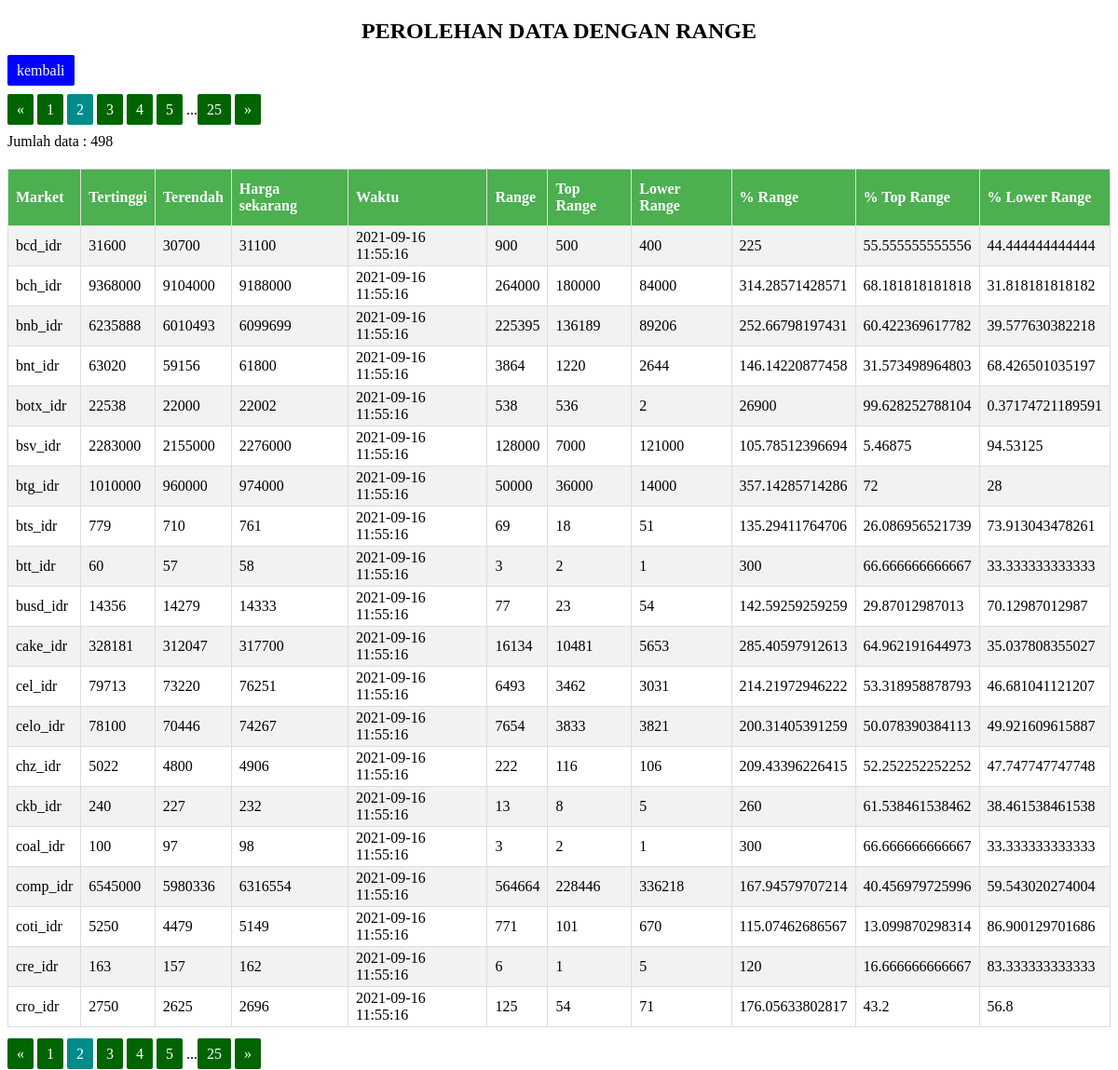
Screenshot of /perolehanData2.php?hal=2 with the database file from the repository.
### tables this page shows
CREATE TABLE `tbl_data` (
  `id` int(11) NOT NULL,
  `id_coin` int(11) NOT NULL,
  `high` double NOT NULL,
  `low` double NOT NULL,
  `vol_coin` double NOT NULL,
  `vol_pair` double NOT NULL,
  `last` double NOT NULL,
  `buy` double NOT NULL,
  `sell` double NOT NULL,
  `server_time` timestamp NOT NULL DEFAULT current_timestamp(),
  `nilai_range` double DEFAULT NULL,
  `top_range` double DEFAULT NULL,
  `lower_range` double DEFAULT NULL,
  `percent_range` double DEFAULT NULL,
  `percent_top_range` double DEFAULT NULL,
  `percent_lower_range` double DEFAULT NULL
);

### konek.php (called while the page is built, shortened)
<?php
$hostname = 'localhost';
$username = 'root';
$password = '';
$db       = 'koin';
$conn = mysqli_connect($hostname, $username, $password, $db);
function getAllData($tabel, $limit = false, $clean = false)
{
    global $conn;
    $query1 = "SELECT * FROM $tabel";
    $query2 = "";
    $query3 = "";
    if ($clean != false) {
        $query2 = " WHERE $clean IS NOT NULL";
    }
    if ($limit != false) {
        $query3 = " LIMIT $limit";
    }
    $query = $query1 . $query2 . $query3;
    $hasil = mysqli_query($conn, $query);
    $rows = [];
    while ($row = mysqli_fetch_assoc($hasil)) {
        $rows[] = $row;
    }
    return $rows;
}
function getNamaMarket($id_coin)
{
    global $conn;
    $query = "SELECT nama_market FROM tbl_market WHERE id = '$id_coin'";
    $hasil = mysqli_query($conn, $query);
    $row = mysqli_fetch_assoc($hasil);
    return $row;
}

### perolehanData2.php (the view, shortened to what this page needs)
<?php
require 'konek.php';
$jumlahDataHalaman  = 20;
$jumlahData         = count(getAllData('tbl_data', false, 'nilai_range'));
$jumlahHalaman      = ceil($jumlahData / $jumlahDataHalaman);
$halamanAktif       = (isset($_GET["hal"])) ? $_GET["hal"] : 1;
$dataAwal           = ($jumlahDataHalaman * $halamanAktif) - $jumlahDataHalaman;
$limit              = $dataAwal . ", " . $jumlahDataHalaman;
$coins = getAllData('tbl_data', $limit, 'nilai_range');
?>
<!DOCTYPE html>
<html>
<head>
    <link rel="stylesheet" href="styles.css">
</head>
<body>
    <h2 style="text-align: center;">PEROLEHAN DATA DENGAN RANGE</h2>
    <div style="margin-bottom: 1.5rem;">
        <a href="index.php" style="background: blue;">kembali</a><br>
    </div>
    <?php if ($halamanAktif > 1) : ?>
        <a href="?hal=<?= $halamanAktif - 1; ?>">&laquo;</a>
    <?php endif; ?>
    <?php for ($i = 1; $i <= $jumlahHalaman; $i++) : ?>
        <?php if ($i == $halamanAktif) : ?>
            <a href="?hal=<?= $i; ?>" style="background: darkcyan;"><?= $i; ?></a>
        <?php else : ?>
            <?php if (abs($i - $halamanAktif) <= 3) : ?>
                <a href="?hal=<?= $i; ?>"><?= $i; ?></a>
            <?php endif; ?>
        <?php endif; ?>
    <?php endfor; ?>
    <?php if ($halamanAktif < $jumlahHalaman) : ?>
        <?= ($halamanAktif < ($jumlahHalaman - 3)) ? '...<a href="?hal=' . $jumlahHalaman . '">' . $jumlahHalaman . '</a>' : ''; ?>
        <a href="?hal=<?= $halamanAktif + 1; ?>">&raquo;</a>
    <?php endif; ?>
    <p>Jumlah data : <?= $jumlahData; ?></p>
    <table class="coins">
        <tr>
            <th>Market</th>
            <th>Tertinggi</th>
            <th>Terendah</th>
            <th>Harga sekarang</th>
            <th>Waktu</th>
            <th>Range</th>
            <th>Top Range</th>
            <th>Lower Range</th>
            <th>% Range</th>
            <th>% Top Range</th>
            <th>% Lower Range</th>
        </tr>
        <?php foreach ($coins as $coin => $value) : ?>
            <tr>
                <td><?= implode("", getNamaMarket($value['id_coin'])); ?></td>
                <td><?= $value['high']; ?></td>
                <td><?= $value['low']; ?></td>
                <td><?= $value['last']; ?></td>
                <td><?= $value['server_time']; ?></td>
                <td><?= $value['nilai_range']; ?></td>
                <td><?= $value['top_range']; ?></td>
                <td><?= $value['lower_range']; ?></td>
                <td><?= $value['percent_range']; ?></td>
                <td><?= $value['percent_top_range']; ?></td>
                <td><?= $value['percent_lower_range']; ?></td>
            </tr>
        <?php endforeach; ?>
    </table>
    <?php if ($halamanAktif > 1) : ?>
        <a href="?hal=<?= $halamanAktif - 1; ?>">&laquo;</a>
    <?php endif; ?>
    <?php for ($i = 1; $i <= $jumlahHalaman; $i++) : ?>
        <?php if ($i == $halamanAktif) : ?>
            <a href="?hal=<?= $i; ?>" style="background: darkcyan;"><?= $i; ?></a>
        <?php else : ?>
            <?php if (abs($i - $halamanAktif) <= 3) : ?>
                <a href="?hal=<?= $i; ?>"><?= $i; ?></a>
            <?php endif; ?>
        <?php endif; ?>
    <?php endfor; ?>
    <?php if ($halamanAktif < $jumlahHalaman) : ?>
        <?= ($halamanAktif < ($jumlahHalaman - 3)) ? '...<a href="?hal=' . $jumlahHalaman . '">' . $jumlahHalaman . '</a>' : ''; ?>
        <a href="?hal=<?= $halamanAktif + 1; ?>">&raquo;</a>
    <?php endif; ?>
</body>
</html>

### styles.css (style rules this page uses)
table { margin: 20px auto; border-collapse: collapse; width: 100%; }
table td, table th { border: 1px solid #ddd; padding: 3px 8px; }
table tr:nth-child(even) { background-color: #f2f2f2; }
table th { padding-top: 12px; padding-bottom: 12px; text-align: left; background-color: #4CAF50; color: white; }
a { background: darkgreen; color: #fff; padding: 8px 10px; text-decoration: none; border-radius: 2px; }

### rows the page displays
tbl_data: id_coin "bcd_idr", high "31600", low "30700", last "31100", server_time "2021-09-16 11:55:16", nilai_range "900", top_range "500", lower_range "400", percent_range "225", percent_top_range "55.555555555556", percent_lower_range "44.444444444444"
tbl_data: id_coin "bch_idr", high "9368000", low "9104000", last "9188000", server_time "2021-09-16 11:55:16", nilai_range "264000", top_range "180000", lower_range "84000", percent_range "314.28571428571", percent_top_range "68.181818181818", percent_lower_range "31.818181818182"
tbl_data: id_coin "bnb_idr", high "6235888", low "6010493", last "6099699", server_time "2021-09-16 11:55:16", nilai_range "225395", top_range "136189", lower_range "89206", percent_range "252.66798197431", percent_top_range "60.422369617782", percent_lower_range "39.577630382218"
tbl_data: id_coin "bnt_idr", high "63020", low "59156", last "61800", server_time "2021-09-16 11:55:16", nilai_range "3864", top_range "1220", lower_range "2644", percent_range "146.14220877458", percent_top_range "31.573498964803", percent_lower_range "68.426501035197"
tbl_data: id_coin "botx_idr", high "22538", low "22000", last "22002", server_time "2021-09-16 11:55:16", nilai_range "538", top_range "536", lower_range "2", percent_range "26900", percent_top_range "99.628252788104", percent_lower_range "0.37174721189591"
tbl_data: id_coin "bsv_idr", high "2283000", low "2155000", last "2276000", server_time "2021-09-16 11:55:16", nilai_range "128000", top_range "7000", lower_range "121000", percent_range "105.78512396694", percent_top_range "5.46875", percent_lower_range "94.53125"
tbl_data: id_coin "btg_idr", high "1010000", low "960000", last "974000", server_time "2021-09-16 11:55:16", nilai_range "50000", top_range "36000", lower_range "14000", percent_range "357.14285714286", percent_top_range "72", percent_lower_range "28"
tbl_data: id_coin "bts_idr", high "779", low "710", last "761", server_time "2021-09-16 11:55:16", nilai_range "69", top_range "18", lower_range "51", percent_range "135.29411764706", percent_top_range "26.086956521739", percent_lower_range "73.913043478261"
tbl_data: id_coin "btt_idr", high "60", low "57", last "58", server_time "2021-09-16 11:55:16", nilai_range "3", top_range "2", lower_range "1", percent_range "300", percent_top_range "66.666666666667", percent_lower_range "33.333333333333"
tbl_data: id_coin "busd_idr", high "14356", low "14279", last "14333", server_time "2021-09-16 11:55:16", nilai_range "77", top_range "23", lower_range "54", percent_range "142.59259259259", percent_top_range "29.87012987013", percent_lower_range "70.12987012987"
tbl_data: id_coin "cake_idr", high "328181", low "312047", last "317700", server_time "2021-09-16 11:55:16", nilai_range "16134", top_range "10481", lower_range "5653", percent_range "285.40597912613", percent_top_range "64.962191644973", percent_lower_range "35.037808355027"
tbl_data: id_coin "cel_idr", high "79713", low "73220", last "76251", server_time "2021-09-16 11:55:16", nilai_range "6493", top_range "3462", lower_range "3031", percent_range "214.21972946222", percent_top_range "53.318958878793", percent_lower_range "46.681041121207"
tbl_data: id_coin "celo_idr", high "78100", low "70446", last "74267", server_time "2021-09-16 11:55:16", nilai_range "7654", top_range "3833", lower_range "3821", percent_range "200.31405391259", percent_top_range "50.078390384113", percent_lower_range "49.921609615887"
tbl_data: id_coin "chz_idr", high "5022", low "4800", last "4906", server_time "2021-09-16 11:55:16", nilai_range "222", top_range "116", lower_range "106", percent_range "209.43396226415", percent_top_range "52.252252252252", percent_lower_range "47.747747747748"
tbl_data: id_coin "ckb_idr", high "240", low "227", last "232", server_time "2021-09-16 11:55:16", nilai_range "13", top_range "8", lower_range "5", percent_range "260", percent_top_range "61.538461538462", percent_lower_range "38.461538461538"
tbl_data: id_coin "coal_idr", high "100", low "97", last "98", server_time "2021-09-16 11:55:16", nilai_range "3", top_range "2", lower_range "1", percent_range "300", percent_top_range "66.666666666667", percent_lower_range "33.333333333333"
tbl_data: id_coin "comp_idr", high "6545000", low "5980336", last "6316554", server_time "2021-09-16 11:55:16", nilai_range "564664", top_range "228446", lower_range "336218", percent_range "167.94579707214", percent_top_range "40.456979725996", percent_lower_range "59.543020274004"
tbl_data: id_coin "coti_idr", high "5250", low "4479", last "5149", server_time "2021-09-16 11:55:16", nilai_range "771", top_range "101", lower_range "670", percent_range "115.07462686567", percent_top_range "13.099870298314", percent_lower_range "86.900129701686"
tbl_data: id_coin "cre_idr", high "163", low "157", last "162", server_time "2021-09-16 11:55:16", nilai_range "6", top_range "1", lower_range "5", percent_range "120", percent_top_range "16.666666666667", percent_lower_range "83.333333333333"
tbl_data: id_coin "cro_idr", high "2750", low "2625", last "2696", server_time "2021-09-16 11:55:16", nilai_range "125", top_range "54", lower_range "71", percent_range "176.05633802817", percent_top_range "43.2", percent_lower_range "56.8"

### other values shown
$jumlahHalaman "25"
$jumlahData "498"
